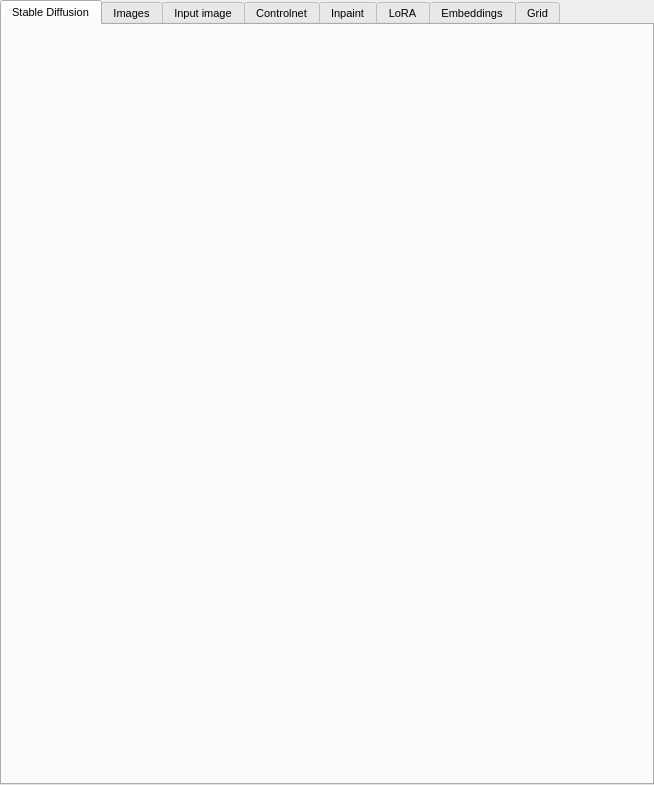
<?xml version="1.0" encoding="UTF-8"?>
<ui version="4.0">
 <class>stablediffusion_tool_tab_widget</class>
 <widget class="QWidget" name="stablediffusion_tool_tab_widget">
  <property name="geometry">
   <rect>
    <x>0</x>
    <y>0</y>
    <width>654</width>
    <height>785</height>
   </rect>
  </property>
  <property name="windowTitle">
   <string>Form</string>
  </property>
  <layout class="QGridLayout" name="gridLayout_3">
   <property name="leftMargin">
    <number>0</number>
   </property>
   <property name="topMargin">
    <number>0</number>
   </property>
   <property name="rightMargin">
    <number>0</number>
   </property>
   <property name="bottomMargin">
    <number>0</number>
   </property>
   <property name="spacing">
    <number>0</number>
   </property>
   <item row="0" column="0">
    <widget class="QTabWidget" name="tool_tab_widget_container">
     <property name="minimumSize">
      <size>
       <width>0</width>
       <height>0</height>
      </size>
     </property>
     <property name="maximumSize">
      <size>
       <width>16777215</width>
       <height>16777215</height>
      </size>
     </property>
     <property name="font">
      <font>
       <pointsize>8</pointsize>
      </font>
     </property>
     <property name="cursor">
      <cursorShape>ArrowCursor</cursorShape>
     </property>
     <property name="acceptDrops">
      <bool>false</bool>
     </property>
     <property name="tabPosition">
      <enum>QTabWidget::TabPosition::North</enum>
     </property>
     <property name="currentIndex">
      <number>0</number>
     </property>
     <widget class="QWidget" name="tab_3">
      <attribute name="title">
       <string>Stable Diffusion</string>
      </attribute>
      <layout class="QGridLayout" name="gridLayout_4">
       <property name="leftMargin">
        <number>10</number>
       </property>
       <property name="topMargin">
        <number>10</number>
       </property>
       <property name="rightMargin">
        <number>0</number>
       </property>
       <property name="bottomMargin">
        <number>0</number>
       </property>
       <property name="horizontalSpacing">
        <number>0</number>
       </property>
       <property name="verticalSpacing">
        <number>10</number>
       </property>
       <item row="0" column="0" rowspan="2" colspan="2">
        <widget class="StableDiffusionSettingsWidget" name="stable_diffusion_widget" native="true"/>
       </item>
      </layout>
     </widget>
     <widget class="QWidget" name="tab">
      <attribute name="title">
       <string>Images</string>
      </attribute>
      <layout class="QGridLayout" name="gridLayout_9">
       <item row="0" column="0">
        <widget class="BatchContainer" name="widget" native="true"/>
       </item>
      </layout>
     </widget>
     <widget class="QWidget" name="tab_5">
      <attribute name="title">
       <string>Input image</string>
      </attribute>
      <layout class="QGridLayout" name="gridLayout_6">
       <property name="leftMargin">
        <number>0</number>
       </property>
       <property name="topMargin">
        <number>0</number>
       </property>
       <property name="rightMargin">
        <number>0</number>
       </property>
       <property name="bottomMargin">
        <number>0</number>
       </property>
       <property name="spacing">
        <number>0</number>
       </property>
       <item row="0" column="0">
        <widget class="InputImageContainer" name="image_to_image" native="true">
         <property name="sizePolicy">
          <sizepolicy hsizetype="Preferred" vsizetype="Preferred">
           <horstretch>0</horstretch>
           <verstretch>0</verstretch>
          </sizepolicy>
         </property>
         <property name="settings_key" stdset="0">
          <string>image_to_image_settings</string>
         </property>
        </widget>
       </item>
      </layout>
     </widget>
     <widget class="QWidget" name="tab_8">
      <attribute name="title">
       <string>Controlnet</string>
      </attribute>
      <layout class="QGridLayout" name="gridLayout_11">
       <property name="leftMargin">
        <number>0</number>
       </property>
       <property name="topMargin">
        <number>0</number>
       </property>
       <property name="rightMargin">
        <number>0</number>
       </property>
       <property name="bottomMargin">
        <number>0</number>
       </property>
       <property name="spacing">
        <number>0</number>
       </property>
       <item row="0" column="0">
        <widget class="InputImageContainer" name="controlnet_image" native="true">
         <property name="sizePolicy">
          <sizepolicy hsizetype="Preferred" vsizetype="Preferred">
           <horstretch>0</horstretch>
           <verstretch>0</verstretch>
          </sizepolicy>
         </property>
         <property name="settings_key" stdset="0">
          <string>controlnet_settings</string>
         </property>
        </widget>
       </item>
      </layout>
     </widget>
     <widget class="QWidget" name="tab_9">
      <attribute name="title">
       <string>Inpaint</string>
      </attribute>
      <layout class="QGridLayout" name="gridLayout_12">
       <property name="leftMargin">
        <number>0</number>
       </property>
       <property name="topMargin">
        <number>0</number>
       </property>
       <property name="rightMargin">
        <number>0</number>
       </property>
       <property name="bottomMargin">
        <number>0</number>
       </property>
       <property name="spacing">
        <number>0</number>
       </property>
       <item row="0" column="0">
        <widget class="InputImageContainer" name="widget_2" native="true">
         <property name="settings_key" stdset="0">
          <string>outpaint_settings</string>
         </property>
        </widget>
       </item>
      </layout>
     </widget>
     <widget class="QWidget" name="tab_6">
      <attribute name="title">
       <string>LoRA</string>
      </attribute>
      <layout class="QGridLayout" name="gridLayout_7">
       <property name="leftMargin">
        <number>0</number>
       </property>
       <property name="topMargin">
        <number>0</number>
       </property>
       <property name="rightMargin">
        <number>0</number>
       </property>
       <property name="bottomMargin">
        <number>0</number>
       </property>
       <property name="horizontalSpacing">
        <number>0</number>
       </property>
       <property name="verticalSpacing">
        <number>10</number>
       </property>
       <item row="0" column="0">
        <widget class="LoraContainerWidget" name="lora_container_widget" native="true"/>
       </item>
      </layout>
     </widget>
     <widget class="QWidget" name="tab_7">
      <attribute name="title">
       <string>Embeddings</string>
      </attribute>
      <layout class="QGridLayout" name="gridLayout_8">
       <property name="leftMargin">
        <number>0</number>
       </property>
       <property name="topMargin">
        <number>0</number>
       </property>
       <property name="rightMargin">
        <number>0</number>
       </property>
       <property name="bottomMargin">
        <number>0</number>
       </property>
       <property name="horizontalSpacing">
        <number>0</number>
       </property>
       <property name="verticalSpacing">
        <number>10</number>
       </property>
       <item row="0" column="0">
        <widget class="EmbeddingsContainerWidget" name="embeddings_container_widget" native="true"/>
       </item>
      </layout>
     </widget>
     <widget class="QWidget" name="tab_4">
      <attribute name="title">
       <string>Grid</string>
      </attribute>
      <layout class="QGridLayout" name="gridLayout_2">
       <item row="0" column="0">
        <widget class="QScrollArea" name="scrollArea">
         <property name="widgetResizable">
          <bool>true</bool>
         </property>
         <widget class="QWidget" name="scrollAreaWidgetContents">
          <property name="geometry">
           <rect>
            <x>0</x>
            <y>0</y>
            <width>630</width>
            <height>738</height>
           </rect>
          </property>
          <layout class="QGridLayout" name="gridLayout">
           <item row="1" column="0">
            <widget class="ActiveGridSettingsWidget" name="active_grid_settings_widget" native="true"/>
           </item>
           <item row="0" column="0">
            <widget class="GridPreferencesWidget" name="grid_preferences" native="true"/>
           </item>
           <item row="2" column="0">
            <spacer name="verticalSpacer">
             <property name="orientation">
              <enum>Qt::Orientation::Vertical</enum>
             </property>
             <property name="sizeHint" stdset="0">
              <size>
               <width>20</width>
               <height>40</height>
              </size>
             </property>
            </spacer>
           </item>
          </layout>
         </widget>
        </widget>
       </item>
      </layout>
     </widget>
    </widget>
   </item>
  </layout>
 </widget>
 <customwidgets>
  <customwidget>
   <class>StableDiffusionSettingsWidget</class>
   <extends>QWidget</extends>
   <header>airunner/gui/widgets/stablediffusion/stable_diffusion_settings_widget</header>
   <container>1</container>
  </customwidget>
  <customwidget>
   <class>ActiveGridSettingsWidget</class>
   <extends>QWidget</extends>
   <header>airunner/gui/widgets/active_grid_settings/active_grid_settings_widget</header>
   <container>1</container>
  </customwidget>
  <customwidget>
   <class>LoraContainerWidget</class>
   <extends>QWidget</extends>
   <header>airunner/gui/widgets/lora/lora_container_widget</header>
   <container>1</container>
  </customwidget>
  <customwidget>
   <class>EmbeddingsContainerWidget</class>
   <extends>QWidget</extends>
   <header>airunner/gui/widgets/embeddings/embeddings_container_widget</header>
   <container>1</container>
  </customwidget>
  <customwidget>
   <class>GridPreferencesWidget</class>
   <extends>QWidget</extends>
   <header>airunner/gui/widgets/grid_preferences/grid_preferences_widget</header>
   <container>1</container>
  </customwidget>
  <customwidget>
   <class>InputImageContainer</class>
   <extends>QWidget</extends>
   <header>airunner/gui/widgets/canvas/input_image_container</header>
   <container>1</container>
  </customwidget>
  <customwidget>
   <class>BatchContainer</class>
   <extends>QWidget</extends>
   <header>airunner/gui/widgets/canvas/batch_container</header>
   <container>1</container>
  </customwidget>
 </customwidgets>
 <resources/>
 <connections/>
</ui>
